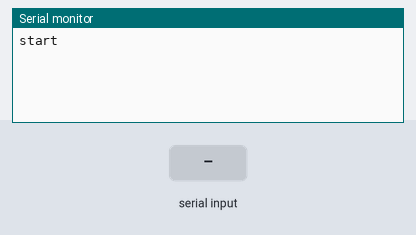
Bench run of a sketch on a simulated ESP32. Parts: the last lines printed to the serial monitor. The test bench sets the inputs (shaded band).

Above: at 1.2 s.
1.3 s: "1" received over Serial
At 2.5 s:
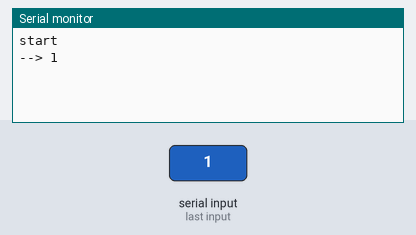
2.8 s: "1" received over the second serial link
At 3.7 s:
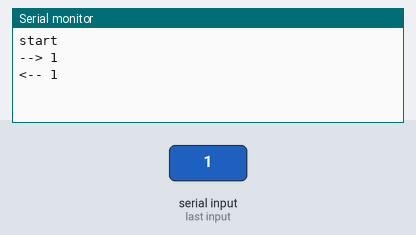
4.3 s: "0" received over Serial
At 4.8 s:
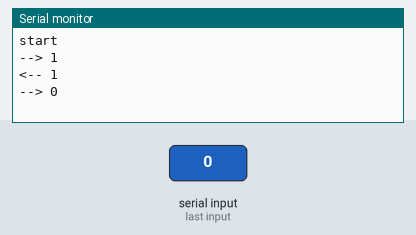
5.8 s: "0" received over the second serial link
At 7.2 s:
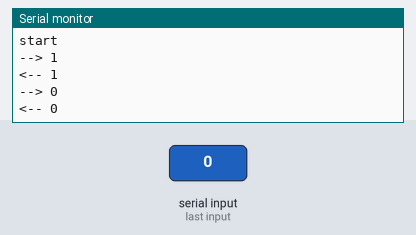

Measured:
- after the input at 1.3 s, the serial monitor: prints a new line at once (image 1)
- after the input at 2.8 s, the serial monitor: prints a new line at once (image 2)
- after the input at 4.3 s, the serial monitor: prints a new line at once (image 3)
- after the input at 5.8 s, the serial monitor: prints a new line at once (image 4)

The sketch:

esp32-hardware-serial.ino
```cpp
/*
 * Board: ESP32 Dev Module
 * Author: Gary Namestnik
 * Date: 31/05/2020
 * Design: To enable communication via Pins 16 and 17 with the hardware serial, to legacy hardware,
 * also utilising a RS232 to TTL UART converter.
 * This script allows bi-directional comms, being able to send commands, as well as recieve commands
 *
 * Outputs: 2x Serial Connections
 *          - Serial  - USB Serial to Computer
 *          - Serial1 - RS232 interface with legacy hardware
 *
 * Github: https://github.com/gazzenger/esp32-projects/rs232-ttl/
 */
#include <HardwareSerial.h>
#define RXD2 16
#define TXD2 17

String readString;
String readStringUSB;

/* Baud-rates available: 300, 600, 1200, 2400, 4800, 9600, 14400, 19200, 28800, 38400, 57600, or 115200, 256000, 512000, 962100
 *
 *  Protocols available:
 * SERIAL_5N1   5-bit No parity 1 stop bit
 * SERIAL_6N1   6-bit No parity 1 stop bit
 * SERIAL_7N1   7-bit No parity 1 stop bit
 * SERIAL_8N1 (the default) 8-bit No parity 1 stop bit
 * SERIAL_5N2   5-bit No parity 2 stop bits
 * SERIAL_6N2   6-bit No parity 2 stop bits
 * SERIAL_7N2   7-bit No parity 2 stop bits
 * SERIAL_8N2   8-bit No parity 2 stop bits
 * SERIAL_5E1   5-bit Even parity 1 stop bit
 * SERIAL_6E1   6-bit Even parity 1 stop bit
 * SERIAL_7E1   7-bit Even parity 1 stop bit
 * SERIAL_8E1   8-bit Even parity 1 stop bit
 * SERIAL_5E2   5-bit Even parity 2 stop bit
 * SERIAL_6E2   6-bit Even parity 2 stop bit
 * SERIAL_7E2   7-bit Even parity 2 stop bit
 * SERIAL_8E2   8-bit Even parity 2 stop bit
 * SERIAL_5O1   5-bit Odd  parity 1 stop bit
 * SERIAL_6O1   6-bit Odd  parity 1 stop bit
 * SERIAL_7O1   7-bit Odd  parity 1 stop bit
 * SERIAL_8O1   8-bit Odd  parity 1 stop bit
 * SERIAL_5O2   5-bit Odd  parity 2 stop bit
 * SERIAL_6O2   6-bit Odd  parity 2 stop bit
 * SERIAL_7O2   7-bit Odd  parity 2 stop bit
 * SERIAL_8O2   8-bit Odd  parity 2 stop bit
*/

void setup() {
 Serial.begin(19200);
 Serial.println("start");
 Serial1.begin(19200, SERIAL_7E1, RXD2, TXD2);
}

void loop() {
 //code to receive information from Serial1
  while (Serial1.available()) {
    char c = Serial1.read();  //gets one byte from serial buffer
    readString += c; //makes the String readString
  }
  if (readString.length() >0) {
    Serial.print("<-- ");
    Serial.println(readString);  //so you can see the captured String
    readString="";
  }
  //code to receive information from Serial
  while (Serial.available()) {
    char c = Serial.read();  //gets one byte from serial buffer
    readStringUSB += c; //makes the String readString
  }
  if (readStringUSB.length() >0) {
    Serial.print("--> ");
    Serial.println(readStringUSB);
    Serial1.println(readStringUSB);  //so you can see the captured String
    readStringUSB="";
  }
}
```
